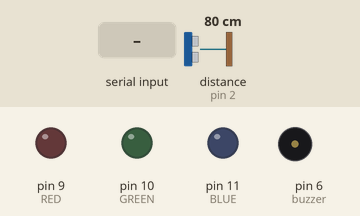
Recording of a sketch running on a simulated Arduino Uno, built with avr-gcc and run on an emulated ATmega328P. Parts: output pins drawn as LEDs (lit = HIGH), buzzer (waves = sounding). The inputs (shaded band) are chosen by the test bench; at power-on: distance to the obstacle (sensor on pin 2) 80 cm. The echo pulse lasts 58.3 µs per cm; pins used as bus, display or sensor lines are not drawn; what the sketch prints to the serial monitor is not drawn.

Above: at 1.2 s.
1.3 s: "a" received over the second serial link
At 2.2 s:
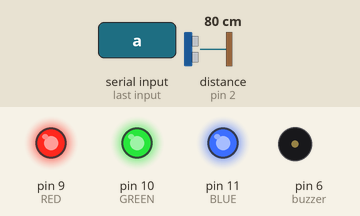
2.8 s: distance to the obstacle (sensor on pin 2) set to 54 cm
4.3 s: distance to the obstacle (sensor on pin 2) set to 47 cm
At 5.1 s:
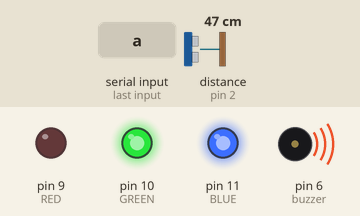
5.8 s: distance to the obstacle (sensor on pin 2) set to 17 cm
7.3 s: distance to the obstacle (sensor on pin 2) set to 14 cm
At 8.4 s:
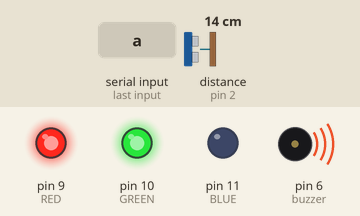
Timing chart, 0 to 10.3 s (numbered marks = the images above; inputs shaded):
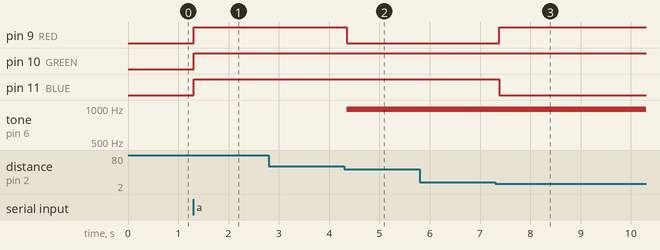

The sketch:

Walletkeeper_FD.ino
```cpp
//#include <stdio.h>   필요없음
#include <SoftwareSerial.h>
#define RED 9
#define GREEN 10
#define BLUE 11
#define Tx 7      //0,1은 쓸수없음 7,8로 바꾸기
#define Rx 8      //0,1은 쓸수없음

SoftwareSerial bluetooth(Tx,Rx);

int echoPin1 = 2;   // 핀번호는 원래대로 바꿔도됨 원래 2
int trigPin1 = 4;   //
int buzzer = 6;
char val;
int functionON=0;  //기능 off 로 시작

void setup(){
  Serial.begin(9600);
  bluetooth.begin(9600);
  pinMode(trigPin1,OUTPUT);  //써주어야함
  pinMode(echoPin1,INPUT);  //써주어야함

}
void loop(){
  val=0;      //초기화 해줌

  if(bluetooth.available()){
    val=bluetooth.read();

  // val = bluetooth.read();
    Serial.print("입력값:");
    Serial.println(val);
    if(val == 'a')   //기능 on
        functionON=1;
    else
        functionON=0;
  }
  // 초음파를 보낸다. 다 보내면 echo가 HIGH 상태로 대기하게 된다.

    if(functionON==1){
        //digitalWrite(trigPin1, LOW);
        //digitalWrite(echoPin1, LOW);
        //delayMicroseconds(2);
        digitalWrite(trigPin1, HIGH);
        delayMicroseconds(10);
        digitalWrite(trigPin1, LOW);
        // echoPin 이 HIGH를 유지한 시간을 저장 한다.
          unsigned long duration = pulseIn(echoPin1, HIGH);

        float distance1 = ((float)(340.0 * duration) / 10000.0) / 2.0;

        Serial.print("1번:");
        Serial.print(distance1);
        Serial.println("cm");
          if (distance1 > 1 && distance1 <= 6) {
          analogWrite(buzzer,20);
          analogWrite(RED, 255);       // 빨간색 조절
          analogWrite(GREEN,0);  // 초록색 조절
          analogWrite(BLUE, 255);      // 파란색 조절
          }
          else if (distance1 > 6 && distance1 <= 15) {
            analogWrite(buzzer,100);
            analogWrite(RED, 255);       // 빨간색 조절
            analogWrite(GREEN,255);  // 초록색 조절
            analogWrite(BLUE, 0);      // 파란색 조절
          }
          else if (distance1 > 15 && distance1 <= 50) {  //300->30으로 줄임 도로 원위치시키기
            analogWrite(buzzer,150);
            analogWrite(RED, 0);       // 빨간색 조절
            analogWrite(GREEN,255);  // 초록색 조절
            analogWrite(BLUE, 255);      // 파란색 조절
          }
          else {                          //function off시
            analogWrite(RED, 255);       // 끄기- 기능 off시 끄기
            analogWrite(GREEN,255);  // 끄기
            analogWrite(BLUE, 255);  //끄기
            analogWrite(buzzer,0);//끄기
          }
          delay(300);
    }
  }
```

Measured:
- the behaviour switches between 51 and 50 cm on distance to the obstacle (sensor on pin 2) (found by bisection; images 1 and 2)
- the behaviour switches between 16 and 15 cm on distance to the obstacle (sensor on pin 2) (found by bisection; images 2 and 3)
- after the input at 1.3 s, pin 9 (RED), pin 10 (GREEN), pin 11 (BLUE): LOW → HIGH at once
- after the input at 2.8 s, every drawn part: stays the same
- after the input at 4.3 s, pin 9 (RED): HIGH → LOW after 0.05 s; tone on pin 6 (buzzer): silent → 977 Hz after 0.05 s
- after the input at 5.8 s, every drawn part: stays the same
- after the input at 7.3 s, pin 9 (RED): LOW → HIGH after 0.08 s; pin 11 (BLUE): HIGH → LOW after 0.08 s
